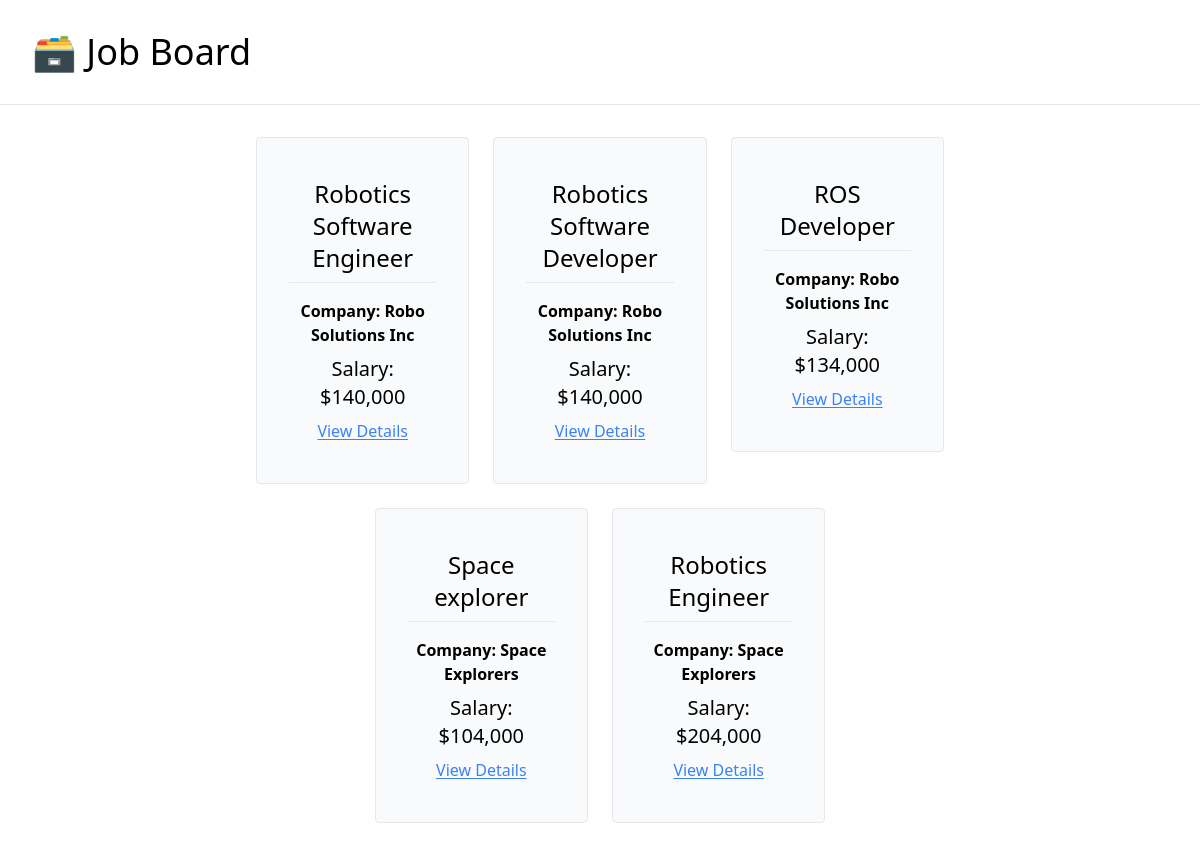
The page / on the database its author committed.
### job_board/models.py (models this page shows, shortened)
class JobPosting(models.Model):
    title = models.CharField(max_length=100)
    description = models.TextField()
    company = models.CharField(max_length=100)
    salary = models.IntegerField()
    is_active = models.BooleanField(default = False)

### job_board/views.py (the view)
# urls.py: path('', views.index, name='home'),
def index(request):
    active_postings = JobPosting.objects.filter(is_active=True)
    context = {
        "job_postings": active_postings
    }
    return render(request, 'job_board/index.html', context)

### job_board/templates/job_board/index.html
{% extends 'job_board/_base.html' %}
{% load humanize %}
{% block content %}
    <div class="flex justify-center w-10/12 mx-auto flex-wrap gap-6">
        {% for posting in job_postings %}
            <a class="w-1/4 text-center" href="{% url 'job-detail' posting.pk %}">
            <div class="border rounded px-8 py-10 bg-gray-50 hover:bg-gray-100 hover:cursor-pointer">
                <p class="text-2xl pb-2">{{posting.title}}</p>
                <hr class="py-2">
                <p class="font-semibold pb-2">Company: {{posting.company}}</p>
                <p class="text-xl pb-2">Salary: ${{posting.salary|intcomma}}</p>
                <p class="underline underline-offset-2 text-blue-500 hover:text-blue-400">View Details</p>
            </div>
            </a>
        {% endfor %}
    </div>
{% endblock content %}

### job_board/templates/job_board/_base.html (shortened to what this page needs)
<!DOCTYPE html>
<html lang="en">
<head>
    <script src="https://cdn.tailwindcss.com"></script>
</head>
<body>
    <div class="mb-8">
        <h1 class="text-4xl py-8 pl-8">
        <a href="{% url 'home' %}">
                🗃️ Job Board
            </a>
        </h1>
        <hr>
    </div>
    <div class="container mx-auto mb-8">
        {% block content%}
        {% endblock content %}
    </div>
</body>
</html>

### rows shown on the page
JobPosting: title "Robotics Software Engineer", company "Robo Solutions Inc", salary "140,000"
JobPosting: title "Robotics Software Developer", company "Robo Solutions Inc", salary "140,000"
JobPosting: title "ROS Developer", company "Robo Solutions Inc", salary "134,000"
JobPosting: title "Space explorer", company "Space Explorers", salary "104,000"
JobPosting: title "Robotics Engineer", company "Space Explorers", salary "204,000"
